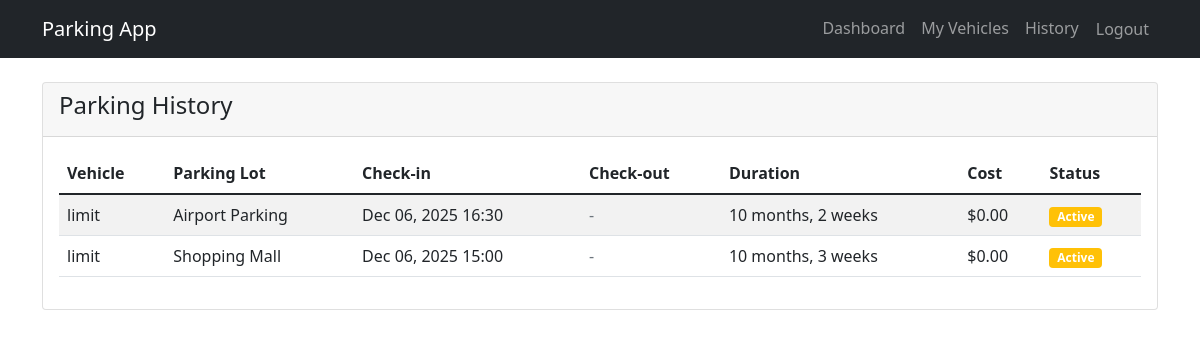
Screenshot of /parking/history/ (signed in) with the database file from the repository.
### parking/models.py (models this page shows, shortened)
class ParkingSession(models.Model):
    STATUS_CHOICES = [
        ('ACTIVE', 'Active'),
        ('COMPLETED', 'Completed'),
        ('CANCELLED', 'Cancelled'),
    ]
    vehicle = models.ForeignKey(Vehicle, on_delete=models.CASCADE, related_name='parking_sessions')
    parking_lot = models.ForeignKey(ParkingLot, on_delete=models.CASCADE, related_name='sessions')
    check_in_time = models.DateTimeField(auto_now_add=True)
    check_out_time = models.DateTimeField(null=True, blank=True)
    status = models.CharField(max_length=10, choices=STATUS_CHOICES, default='ACTIVE')
    total_cost = models.DecimalField(max_digits=10, decimal_places=2, default=0)
    class Meta:
        ordering = ['-check_in_time']

class Vehicle(models.Model):
    VEHICLE_TYPES = [
        ('CAR', 'Car'),
        ('BIKE', 'Bike'),
        ('TRUCK', 'Truck'),
    ]
    owner = models.ForeignKey(User, on_delete=models.CASCADE, related_name='vehicles')
    license_plate = models.CharField(max_length=20, unique=True)
    vehicle_type = models.CharField(max_length=10, choices=VEHICLE_TYPES, default='CAR')
    make = models.CharField(max_length=50)
    model = models.CharField(max_length=50)
    color = models.CharField(max_length=30)
    class Meta:
        ordering = ['license_plate']

class ParkingLot(models.Model):
    name = models.CharField(max_length=100)
    location = models.CharField(max_length=200)
    total_spaces = models.IntegerField(validators=[MinValueValidator(1)])
    available_spaces = models.IntegerField(default=0)
    hourly_rate = models.DecimalField(max_digits=6, decimal_places=2, validators=[MinValueValidator(0)])
    class Meta:
        ordering = ['name']

### parking/views.py (the view)
# urls.py: path('parking/history/', views.parking_history, name='parking_history'),
@login_required
def parking_history(request):
    sessions = ParkingSession.objects.filter(
        vehicle__owner=request.user
    ).order_by('-check_in_time')
    return render(request, 'parking_history.html', {'sessions': sessions})

### templates/parking_history.html
{% extends 'base.html' %}
{% block content %}
<div class="card">
    <div class="card-header">
        <h4>Parking History</h4>
    </div>
    <div class="card-body">
        {% if sessions %}
        <div class="table-responsive">
            <table class="table table-striped">
                <thead>
                    <tr>
                        <th>Vehicle</th>
                        <th>Parking Lot</th>
                        <th>Check-in</th>
                        <th>Check-out</th>
                        <th>Duration</th>
                        <th>Cost</th>
                        <th>Status</th>
                    </tr>
                </thead>
                <tbody>
                    {% for session in sessions %}
                    <tr>
                        <td>{{ session.vehicle.license_plate }}</td>
                        <td>{{ session.parking_lot.name }}</td>
                        <td>{{ session.check_in_time|date:"M d, Y H:i" }}</td>
                        <td>
                            {% if session.check_out_time %}
                                {{ session.check_out_time|date:"M d, Y H:i" }}
                            {% else %}
                                <span class="text-muted">-</span>
                            {% endif %}
                        </td>
                        <td>
                            {% if session.check_out_time %}
                                {{ session.check_in_time|timesince:session.check_out_time }}
                            {% else %}
                                {{ session.check_in_time|timesince }}
                            {% endif %}
                        </td>
                        <td>${{ session.total_cost|floatformat:2 }}</td>
                        <td>
                            {% if session.status == 'ACTIVE' %}
                                <span class="badge bg-warning">Active</span>
                            {% elif session.status == 'COMPLETED' %}
                                <span class="badge bg-success">Completed</span>
                            {% else %}
                                <span class="badge bg-secondary">{{ session.status }}</span>
                            {% endif %}
                        </td>
                    </tr>
                    {% endfor %}
                </tbody>
            </table>
        </div>
        {% else %}
        <div class="text-center py-5">
            <h5 class="text-muted">No parking history yet</h5>
            <p>Start your first parking session from the dashboard!</p>
            <a href="{% url 'dashboard' %}" class="btn btn-primary">Go to Dashboard</a>
        </div>
        {% endif %}
    </div>
</div>
{% endblock %}

### rows the page displays
ParkingSession: vehicle.license_plate "limit", parking_lot.name "Airport Parking", check_in_time "Dec 06, 2025 16:30", check_in_time "10 months, 2 weeks", total_cost "0.00", status "Active"
ParkingSession: vehicle.license_plate "limit", parking_lot.name "Shopping Mall", check_in_time "Dec 06, 2025 15:00", check_in_time "10 months, 3 weeks", total_cost "0.00", status "Active"
